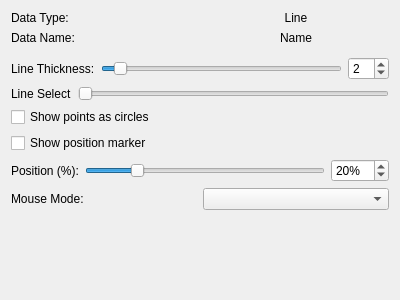
<?xml version="1.0" encoding="UTF-8"?>
<ui version="4.0">
 <class>MediaLine_Widget</class>
 <widget class="QWidget" name="MediaLine_Widget">
  <property name="geometry">
   <rect>
    <x>0</x>
    <y>0</y>
    <width>400</width>
    <height>300</height>
   </rect>
  </property>
  <property name="windowTitle">
   <string>Form</string>
  </property>
  <layout class="QVBoxLayout" name="verticalLayout">
   <item>
    <layout class="QHBoxLayout" name="horizontalLayout">
     <item>
      <widget class="QLabel" name="label">
       <property name="text">
        <string>Data Type:</string>
       </property>
      </widget>
     </item>
     <item>
      <widget class="QLabel" name="label_2">
       <property name="text">
        <string>Line</string>
       </property>
       <property name="alignment">
        <set>Qt::AlignmentFlag::AlignCenter</set>
       </property>
      </widget>
     </item>
    </layout>
   </item>
   <item>
    <layout class="QHBoxLayout" name="horizontalLayout_2">
     <item>
      <widget class="QLabel" name="label_3">
       <property name="text">
        <string>Data Name:</string>
       </property>
      </widget>
     </item>
     <item>
      <widget class="QLabel" name="name_label">
       <property name="text">
        <string>Name</string>
       </property>
       <property name="alignment">
        <set>Qt::AlignmentFlag::AlignCenter</set>
       </property>
      </widget>
     </item>
    </layout>
   </item>
   <item>
    <widget class="ColorPicker_Widget" name="color_picker" native="true"/>
   </item>
   <item>
    <layout class="QGridLayout" name="line_settings_layout">
     <item row="0" column="0">
      <widget class="QLabel" name="line_thickness_label">
       <property name="text">
        <string>Line Thickness:</string>
       </property>
      </widget>
     </item>
     <item row="0" column="1">
      <widget class="QSlider" name="line_thickness_slider">
       <property name="minimum">
        <number>1</number>
       </property>
       <property name="maximum">
        <number>20</number>
       </property>
       <property name="value">
        <number>2</number>
       </property>
       <property name="orientation">
        <enum>Qt::Orientation::Horizontal</enum>
       </property>
      </widget>
     </item>
     <item row="0" column="2">
      <widget class="QSpinBox" name="line_thickness_spinbox">
       <property name="minimum">
        <number>1</number>
       </property>
       <property name="maximum">
        <number>20</number>
       </property>
       <property name="value">
        <number>2</number>
       </property>
      </widget>
     </item>
    </layout>
   </item>
   <item>
    <layout class="QGridLayout" name="gridLayout">
     <item row="0" column="0">
      <widget class="QLabel" name="label_6">
       <property name="text">
        <string>Line Select</string>
       </property>
      </widget>
     </item>
     <item row="0" column="2">
      <widget class="QSlider" name="line_select_slider">
       <property name="maximum">
        <number>0</number>
       </property>
       <property name="orientation">
        <enum>Qt::Orientation::Horizontal</enum>
       </property>
      </widget>
     </item>
    </layout>
   </item>
   <item>
    <widget class="QCheckBox" name="show_points_checkbox">
     <property name="text">
      <string>Show points as circles</string>
     </property>
     <property name="toolTip">
      <string>Display open circles at each actual data point on the line</string>
     </property>
    </widget>
   </item>
   <item>
    <widget class="QCheckBox" name="show_position_marker_checkbox">
     <property name="text">
      <string>Show position marker</string>
     </property>
     <property name="toolTip">
      <string>Display a marker at a specified percentage distance along the line</string>
     </property>
     <property name="checked">
      <bool>false</bool>
     </property>
    </widget>
   </item>
   <item>
    <layout class="QGridLayout" name="position_marker_layout">
     <item row="0" column="0">
      <widget class="QLabel" name="position_percentage_label">
       <property name="text">
        <string>Position (%):</string>
       </property>
      </widget>
     </item>
     <item row="0" column="1">
      <widget class="QSlider" name="position_percentage_slider">
       <property name="minimum">
        <number>0</number>
       </property>
       <property name="maximum">
        <number>100</number>
       </property>
       <property name="value">
        <number>20</number>
       </property>
       <property name="orientation">
        <enum>Qt::Orientation::Horizontal</enum>
       </property>
      </widget>
     </item>
     <item row="0" column="2">
      <widget class="QSpinBox" name="position_percentage_spinbox">
       <property name="minimum">
        <number>0</number>
       </property>
       <property name="maximum">
        <number>100</number>
       </property>
       <property name="value">
        <number>20</number>
       </property>
       <property name="suffix">
        <string>%</string>
       </property>
      </widget>
     </item>
    </layout>
   </item>
   <item>
    <layout class="QVBoxLayout" name="verticalLayout_2">
     <item>
      <layout class="QHBoxLayout" name="horizontalLayout_3">
       <item>
        <widget class="QLabel" name="label_4">
         <property name="text">
          <string>Mouse Mode:</string>
         </property>
        </widget>
       </item>
       <item>
        <widget class="QComboBox" name="selection_mode_combo"/>
       </item>
      </layout>
     </item>
    </layout>
   </item>
   <item>
    <widget class="QStackedWidget" name="mode_stacked_widget"/>
   </item>
   <item>
    <spacer name="verticalSpacer">
     <property name="orientation">
      <enum>Qt::Orientation::Vertical</enum>
     </property>
     <property name="sizeHint" stdset="0">
      <size>
       <width>20</width>
       <height>40</height>
      </size>
     </property>
    </spacer>
   </item>
  </layout>
 </widget>
 <customwidgets>
  <customwidget>
   <class>ColorPicker_Widget</class>
   <extends>QWidget</extends>
   <header>ColorPicker_Widget/ColorPicker_Widget.hpp</header>
   <container>1</container>
  </customwidget>
 </customwidgets>
 <resources/>
 <connections/>
</ui>
